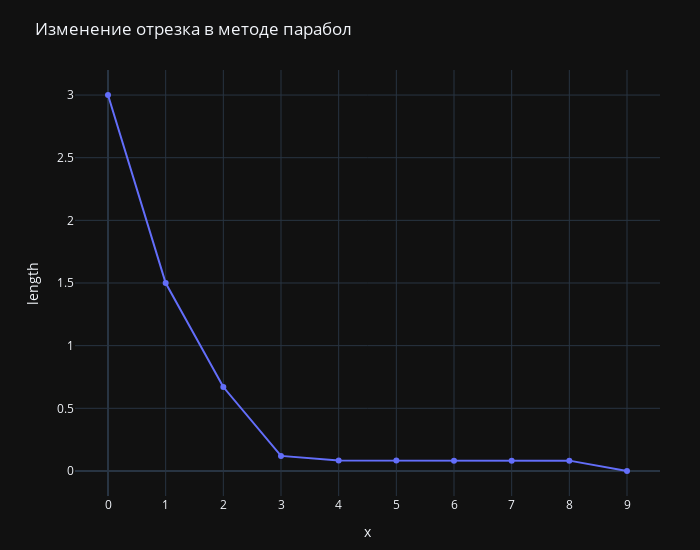

The notebook cell this image was saved under:
### Code cell
fig = go.Figure(
    data=go.Scatter(y=parabola_segments["length"]),
    layout=go.Layout(
        margin=dict(l=75, r=40, t=70, b=15),
        xaxis=dict(tickmode="linear", title="x"),
        yaxis=dict(tickmode="linear", tick0=0, dtick=0.5, title="length"),
        width=700,
        height=550,
        template=theme,
        title="Изменение отрезка в методе парабол",
    )
)
fig.show()

### Figure 1 — Plotly figure (JSON) as saved in the notebook; plotly's stock layout.template omitted (floating-point values rounded to 4 significant figures)
{"data": [{"type": "scatter", "y": [3, 1.5, 0.6696, 0.1203, 0.08296, 0.08254, 0.08237, 0.08237, 0.08237, 1.894e-08]}], "layout": {"height": 550, "margin": {"b": 15, "l": 75, "r": 40, "t": 70}, "title": {"text": "Изменение отрезка в методе парабол"}, "width": 700, "xaxis": {"tickmode": "linear", "title": {"text": "x"}}, "yaxis": {"dtick": 0.5, "tick0": 0, "tickmode": "linear", "title": {"text": "length"}}}}
